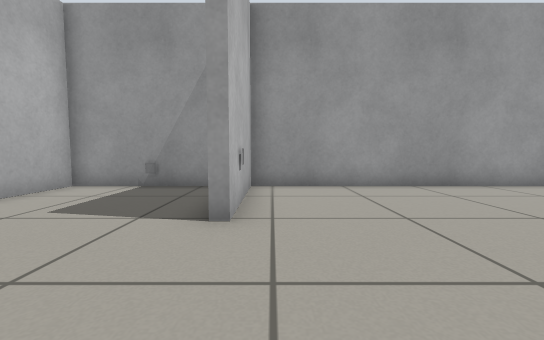
View 1 (above)

12 first-person views from a walk through a robot-simulator world made for Gazebo. The camera is 0.5 m above the floor, tilts 4° down and sees 90° across. The floor is counted in squares, 0.5 m on a side. Each view is taken from the middle of a square. On the plan, view 1 faces up. The plan holds only what a view shows up to about 11 squares ahead; the rest is blank.

View 2
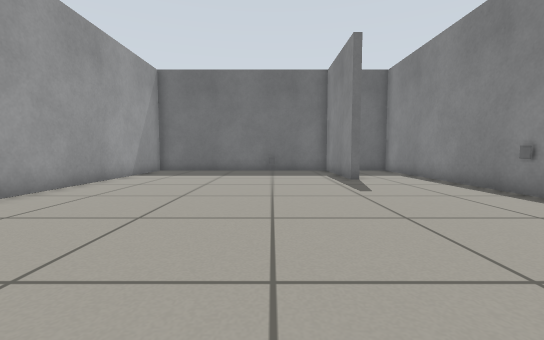

View 3
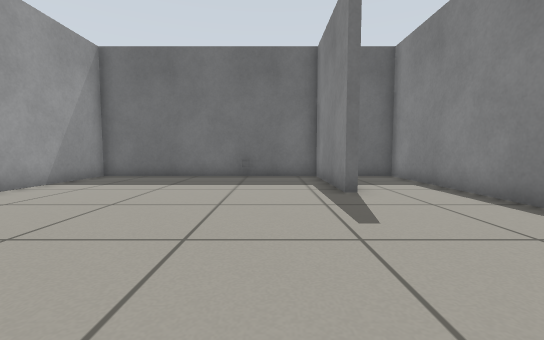

View 4
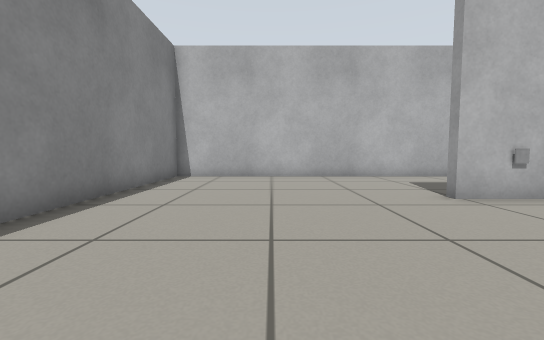

View 5
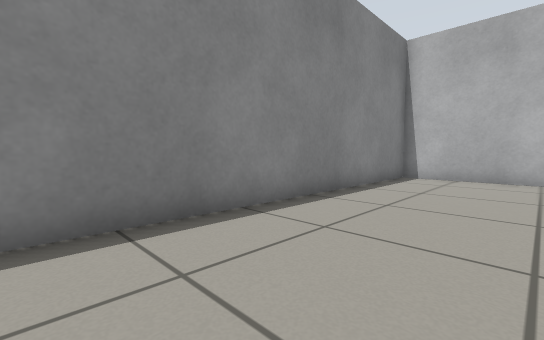

View 6
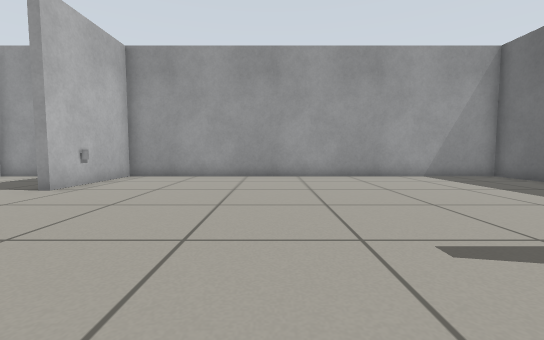

View 7
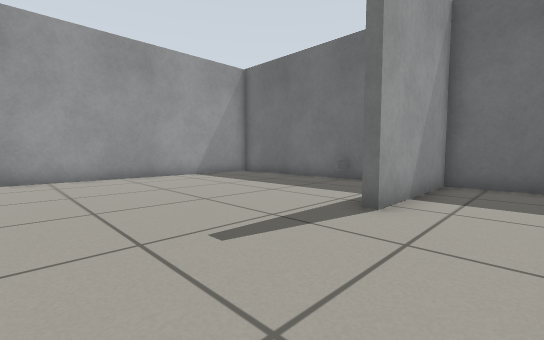

View 8
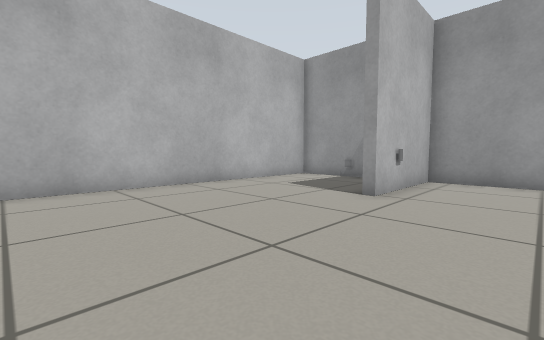

View 9
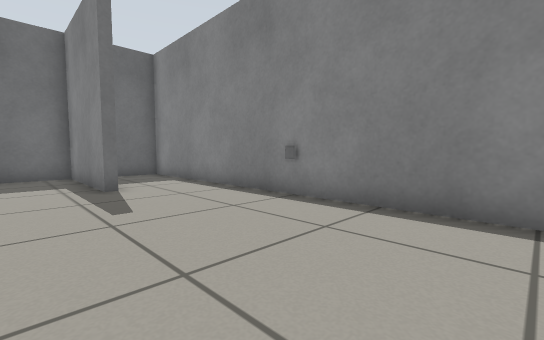

View 10
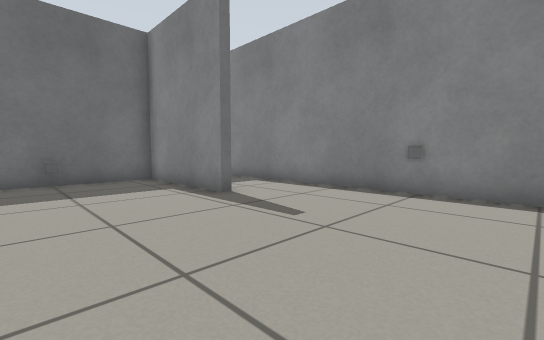

View 11
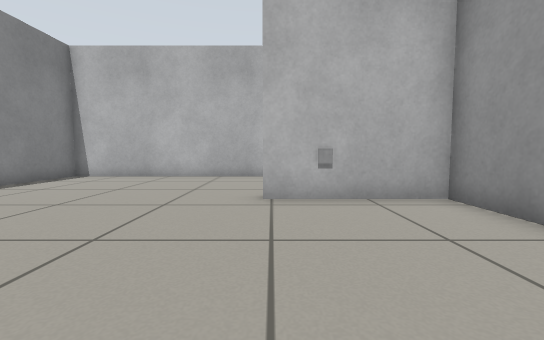

View 12
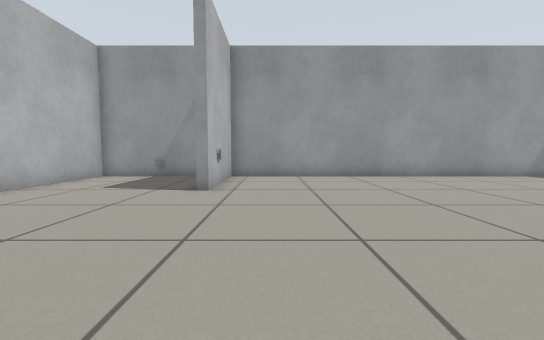

### Floor plan
Points are (right, up) in squares from view 1. A wall is a line through its corners. A room is listed if a view was taken in it or the views show most of it. See-through windows are left out.
Room 1 (views 1, 2, 3, 4, 5, 6, 7, 8, 9, 10, 11, 12)
walls: (9.4, -0.8) (13.7, -0.8) (13.7, 7.7) (-0.6, 7.7) (-0.6, 3.8) (-1, 3.8); (-1.8, 7.7) (-5.7, 7.7) (-5.7, -3.7) (13.7, -3.7) (13.7, -1.1) (9.4, -1.1)
objects: other object (-3, 8); marker (-1, 5); marker (6, -4); other object (13, 2)

Positions as (right, up) in squares from view 1, and headings:
1: (0, 0), facing up
2: (0, 2), facing right
3: (3, 1), facing right
4: (5, 0), facing left
5: (5, 0), facing down-left
6: (5, -3), facing up
7: (5, -3), facing up-right
8: (2, -2), facing up-left
9: (2, 1), facing down-right
10: (4, 3), facing down-right
11: (5, 4), facing left
12: (1, -3), facing up
